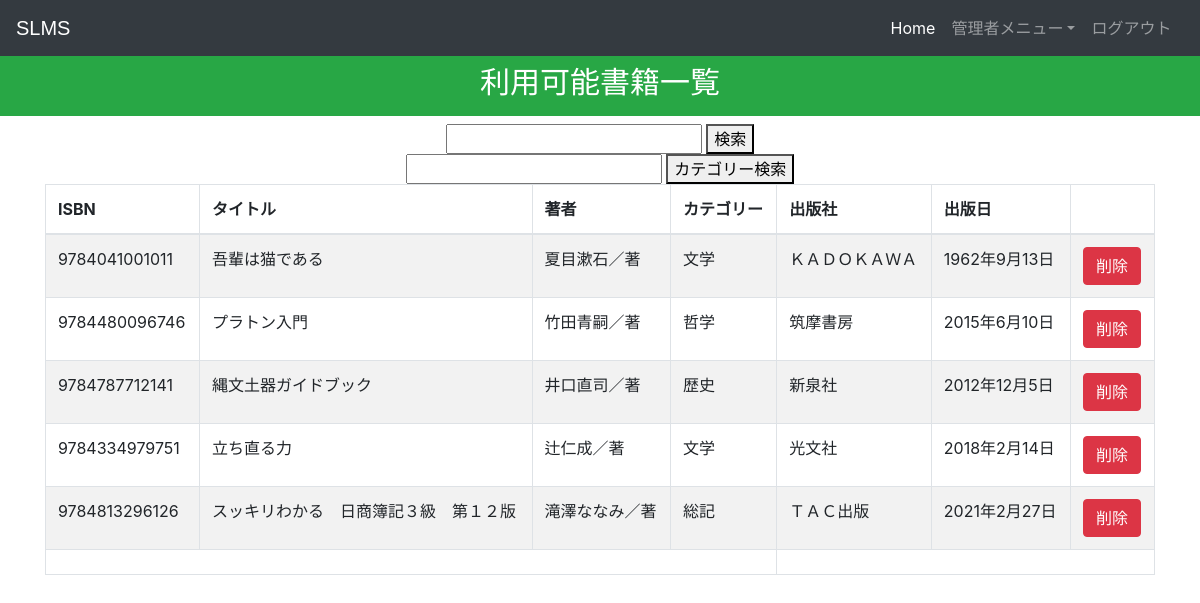
Screenshot of /viewbook (signed in) with the database file from the repository.
### books/models.py (models this page shows, shortened)
class Book(models.Model):
    catchoice = [
        ('総記', '総記'),
        ('哲学', '哲学'),
        ('歴史', '歴史'),
        ('社会科学', '社会科学'),
        ('自然科学', '自然科学'),
        ('技術・工学', '技術・工学'),
        ('産業', '産業'),
        ('芸術・美術', '芸術・美術'),
        ('言語', '言語'),
        ('文学','文学')
        ]
    isbn=models.PositiveIntegerField()
    name=models.CharField(max_length=30)
    author=models.CharField(max_length=40)
    category=models.CharField(max_length=30,choices=catchoice,default='総記')
    publisher=models.CharField(max_length=60)
    publisheddate=models.DateField()
    image=models.ImageField(upload_to='image/')
    version=models.CharField(max_length=30)
    place=models.CharField(max_length=40)

### books/views.py (the view)
# urls.py: path('viewbook', views.viewbook_view, name='viewbook'),
@login_required(login_url='adminlogin')
@user_passes_test(is_admin)#change
def viewbook_view(request):
    books=models.Book.objects.all()
    keyword = request.GET.get('keyword')
    t = request.GET.get('t')
    if keyword:
        books = books.filter(
            Q(name__icontains=keyword)|Q(author__icontains=keyword)|Q(publisher__icontains=keyword)|Q(isbn__icontains=keyword)
        )
    else:
        books = books.all()
    if t:
        books = books.filter(
            Q(category__icontains=t)
        )
    else:
        books = books.all()
    return render(request,'books/viewbook.html',{'books':books})

### books/views.py (called while the page is built)
def is_admin(user):
    return user.groups.filter(name='ADMIN').exists()

### templates/books/viewbook.html (shortened to what this page needs)
<!DOCTYPE html>
<html lang="ja" dir="ltr">
  <head>
  </head>
  <body>
    {% include "books/navbaradmin.html" %}
    <br>
    <br>
    <h3 class="p-3 mb-2 bg-success text-white" style = 'font-size: 30px;text-align:center;'>利用可能書籍一覧</h3>
    <center><form method="GET" action="{% url 'viewbook' %}">
        <input type="text" name="keyword">
        <button type="submit">検索</button>
    </form></center>
    <center><form method="GET" action="{% url 'viewbook' %}">
        <input type="text" name="t">
        <button type="submit">カテゴリー検索</button>
    </form></center>
{% if books%}
<div class="container">
  <table class="table table-hover table-condensed table-striped table-bordered">
    <thead>
    <tr>
    <th>ISBN</th>
    <th>タイトル</th>
    <th>著者</th>
    <th>カテゴリー</th>
    <th>出版社</th>
    <th>出版日</th>
    <th></th>
    </tr>
    </thead>
    <tfoot>
    <tr>
    <td colspan="4" rowspan="4">
    </td>
    </tr>
    </tfoot>
    <tbody>
      {% for book in books %}
        <tr>
          <td>{{book.isbn}}</td>
          <td>{{book.name}}</td>
          <td>{{book.author}}</td>
          <td>{{book.category}}</td>
          <td>{{book.publisher}}</td>
          <td>{{book.publisheddate}}</td>
          <td class="change">
                <a class="btn btn-danger" href="{% url 'deleteviewbook' id=book.id %}">削除</a>
          </td>
        </tr>
      {% endfor %}
    </tbody>
    </table>
</div>
{%else%}
<h1>Have 0 book</h1>
{%endif%}
<br><br><br><br><br><br><br><br><br>
    {% include "books/footer.html" %}
  </body>
</html>

### rows the page displays
Book: isbn "9784041001011", name "吾輩は猫である", author "夏目漱石／著", category "文学", publisher "ＫＡＤＯＫＡＷＡ", publisheddate "1962年9月13日"
Book: isbn "9784480096746", name "プラトン入門", author "竹田青嗣／著", category "哲学", publisher "筑摩書房", publisheddate "2015年6月10日"
Book: isbn "9784787712141", name "縄文土器ガイドブック", author "井口直司／著", category "歴史", publisher "新泉社", publisheddate "2012年12月5日"
Book: isbn "9784334979751", name "立ち直る力", author "辻仁成／著", category "文学", publisher "光文社", publisheddate "2018年2月14日"
Book: isbn "9784813296126", name "スッキリわかる 日商簿記３級 第１２版", author "滝澤ななみ／著", category "総記", publisher "ＴＡＣ出版", publisheddate "2021年2月27日"
